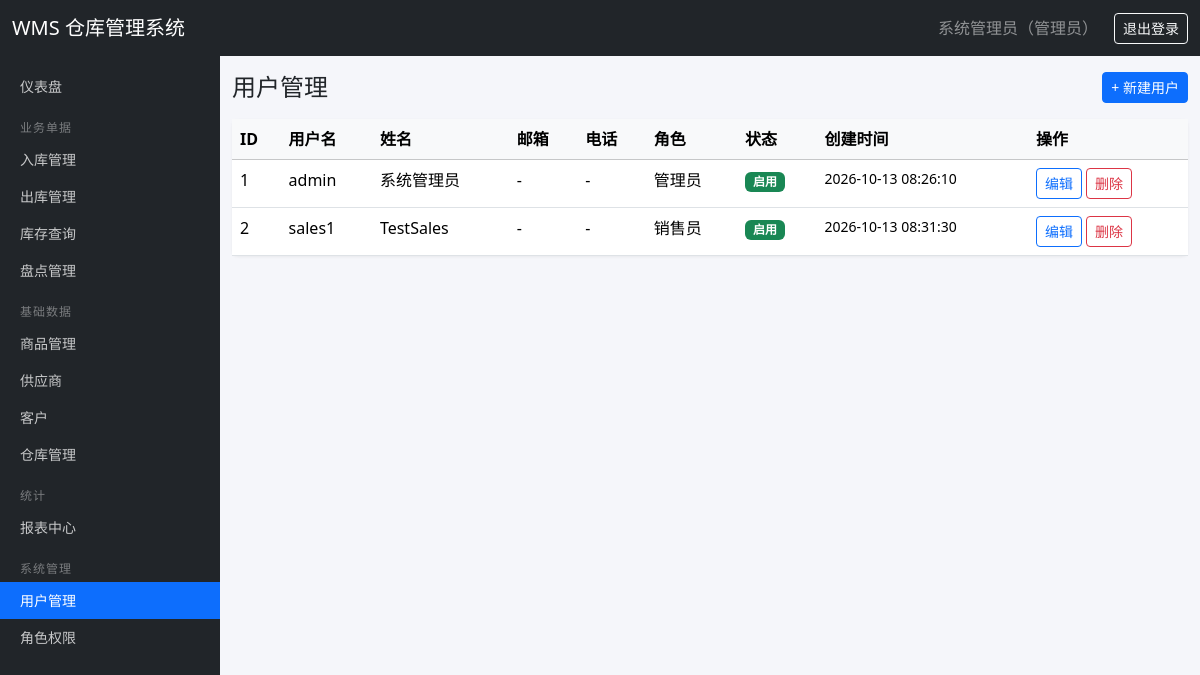
Page /users/ (signed in) on the committed database.
### tables this page shows
CREATE TABLE users (
    id INTEGER PRIMARY KEY AUTOINCREMENT,
    username TEXT UNIQUE NOT NULL,
    password_hash TEXT NOT NULL,
    real_name TEXT DEFAULT '',
    email TEXT DEFAULT '',
    phone TEXT DEFAULT '',
    is_active INTEGER DEFAULT 1,
    created_at TEXT DEFAULT (datetime('now', 'localtime'))
);

CREATE TABLE roles (
    id INTEGER PRIMARY KEY AUTOINCREMENT,
    name TEXT UNIQUE NOT NULL,
    description TEXT DEFAULT '',
    created_at TEXT DEFAULT (datetime('now', 'localtime'))
);

### routes/user.py (the view)
@bp.route('/')
@permission_required('user:view')
def index():
    users = get_db().execute(
        '''SELECT u.*, GROUP_CONCAT(r.name, '、') AS role_names
           FROM users u
           LEFT JOIN user_roles ur ON ur.user_id = u.id
           LEFT JOIN roles r ON r.id = ur.role_id
           GROUP BY u.id ORDER BY u.id''').fetchall()
    return render_template('users.html', users=users)

### auth.py (called while the page is built)
def load_user_permissions(user_id):
    rows = get_db().execute(
        '''SELECT DISTINCT p.code FROM permissions p
           JOIN role_permissions rp ON rp.permission_id = p.id
           JOIN user_roles ur ON ur.role_id = rp.role_id
           WHERE ur.user_id = ?''', (user_id,)).fetchall()
    return {r['code'] for r in rows}

@login_manager.user_loader
def load_user(user_id):
    row = get_db().execute('SELECT * FROM users WHERE id = ?', (user_id,)).fetchone()
    if row is None or not row['is_active']:
        return None
    return User(row, load_user_permissions(row['id']))

def permission_required(code):
    def decorator(view):
        @wraps(view)
        def wrapped(*args, **kwargs):
            if not current_user.is_authenticated:
                return login_manager.unauthorized()
            if not current_user.has_perm(code):
                abort(403)
            return view(*args, **kwargs)
        return wrapped
    return decorator

    @property
    def is_active(self):
        return self._active

    def has_perm(self, code):
        return code in self.permissions

    def role_names(self):
        rows = get_db().execute(
            '''SELECT r.name FROM roles r
               JOIN user_roles ur ON ur.role_id = r.id
               WHERE ur.user_id = ?''', (self.id,)).fetchall()
        return '、'.join(r['name'] for r in rows) or '未分配角色'

### db.py (called while the page is built)
def get_db():
    if 'db' not in g:
        g.db = sqlite3.connect(current_app.config['DATABASE'])
        g.db.row_factory = sqlite3.Row
        g.db.execute('PRAGMA foreign_keys = ON')
    return g.db

### templates/users.html (shortened to what this page needs)
{% extends 'base.html' %}
{% block content %}
<div class="d-flex justify-content-between align-items-center mb-3">
  <h4 class="mb-0">用户管理</h4>
  {% if current_user.has_perm('user:create') %}
  <a href="{{ url_for('user.create') }}" class="btn btn-primary btn-sm">+ 新建用户</a>
  {% endif %}
</div>
<div class="card">
  <div class="card-body p-0">
    <table class="table table-hover mb-0">
      <thead class="table-light">
        <tr><th>ID</th><th>用户名</th><th>姓名</th><th>邮箱</th><th>电话</th><th>角色</th><th>状态</th><th>创建时间</th><th>操作</th></tr>
      </thead>
      <tbody>
        {% for u in users %}
        <tr>
          <td>{{ u['id'] }}</td>
          <td>{{ u['username'] }}</td>
          <td>{{ u['real_name'] }}</td>
          <td>{{ u['email'] or '-' }}</td>
          <td>{{ u['phone'] or '-' }}</td>
          <td>{{ u['role_names'] or '未分配' }}</td>
          <td>
            {% if u['is_active'] %}<span class="badge bg-success">启用</span>
            {% else %}<span class="badge bg-secondary">禁用</span>{% endif %}
          </td>
          <td class="small">{{ u['created_at'] }}</td>
          <td class="text-nowrap">
            {% if current_user.has_perm('user:edit') %}
            <a href="{{ url_for('user.edit', uid=u['id']) }}" class="btn btn-sm btn-outline-primary">编辑</a>
            {% endif %}
            {% if current_user.has_perm('user:delete') %}
            <form method="post" action="{{ url_for('user.delete', uid=u['id']) }}" class="d-inline" onsubmit="return confirmDelete('确认删除用户 {{ u['username'] }}？')">
              <button type="submit" class="btn btn-sm btn-outline-danger">删除</button>
            </form>
            {% endif %}
          </td>
        </tr>
        {% endfor %}
      </tbody>
    </table>
  </div>
</div>
{% endblock %}

### templates/base.html (shortened to what this page needs)
<!doctype html>
<html lang="zh-CN">
<head>
  <link href="https://cdn.jsdelivr.net/npm/bootstrap@5.3.3/dist/css/bootstrap.min.css" rel="stylesheet">
  <link rel="stylesheet" href="{{ url_for('static', filename='css/style.css') }}">
</head>
<body>
<nav class="navbar navbar-dark bg-dark fixed-top">
  <div class="container-fluid">
    <a class="navbar-brand" href="{{ url_for('dashboard.index') }}">WMS 仓库管理系统</a>
    <div class="d-flex align-items-center text-white-50">
      {% if current_user.is_authenticated %}
        <span class="me-3">{{ current_user.real_name or current_user.username }}（{{ current_user.role_names() }}）</span>
        <a class="btn btn-sm btn-outline-light" href="{{ url_for('auth.logout') }}">退出登录</a>
      {% else %}
        <a class="btn btn-sm btn-outline-light" href="{{ url_for('auth.login') }}">登录</a>
      {% endif %}
    </div>
  </div>
</nav>
{% if current_user.is_authenticated %}
<nav class="sidebar">
  <ul class="nav flex-column">
    <li class="nav-item">
      <a class="nav-link {{ 'active' if request.blueprint == 'dashboard' }}" href="{{ url_for('dashboard.index') }}">仪表盘</a>
    </li>
    {% if current_user.has_perm('stock_in:view') or current_user.has_perm('stock_out:view') or current_user.has_perm('inventory:view') or current_user.has_perm('stock_check:view') %}
    <li class="menu-header">业务单据</li>
      {% if current_user.has_perm('stock_in:view') %}
      <li class="nav-item"><a class="nav-link {{ 'active' if request.blueprint == 'stock_in' }}" href="{{ url_for('stock_in.index') }}">入库管理</a></li>
      {% endif %}
      {% if current_user.has_perm('stock_out:view') %}
      <li class="nav-item"><a class="nav-link {{ 'active' if request.blueprint == 'stock_out' }}" href="{{ url_for('stock_out.index') }}">出库管理</a></li>
      {% endif %}
      {% if current_user.has_perm('inventory:view') %}
      <li class="nav-item"><a class="nav-link {{ 'active' if request.blueprint == 'inventory' }}" href="{{ url_for('inventory.index') }}">库存查询</a></li>
      {% endif %}
      {% if current_user.has_perm('stock_check:view') %}
      <li class="nav-item"><a class="nav-link {{ 'active' if request.blueprint == 'stock_check' }}" href="{{ url_for('stock_check.index') }}">盘点管理</a></li>
      {% endif %}
    {% endif %}
    {% if current_user.has_perm('product:view') or current_user.has_perm('supplier:view') or current_user.has_perm('customer:view') or current_user.has_perm('warehouse:view') %}
    <li class="menu-header">基础数据</li>
      {% if current_user.has_perm('product:view') %}
      <li class="nav-item"><a class="nav-link {{ 'active' if request.blueprint == 'product' }}" href="{{ url_for('product.index') }}">商品管理</a></li>
      {% endif %}
      {% if current_user.has_perm('supplier:view') %}
      <li class="nav-item"><a class="nav-link {{ 'active' if request.blueprint == 'supplier' }}" href="{{ url_for('supplier.index') }}">供应商</a></li>
      {% endif %}
      {% if current_user.has_perm('customer:view') %}
      <li class="nav-item"><a class="nav-link {{ 'active' if request.blueprint == 'customer' }}" href="{{ url_for('customer.index') }}">客户</a></li>
      {% endif %}
      {% if current_user.has_perm('warehouse:view') %}
      <li class="nav-item"><a class="nav-link {{ 'active' if request.blueprint == 'warehouse' }}" href="{{ url_for('warehouse.index') }}">仓库管理</a></li>
      {% endif %}
    {% endif %}
    {% if current_user.has_perm('report:view') %}
    <li class="menu-header">统计</li>
    <li class="nav-item"><a class="nav-link {{ 'active' if request.blueprint == 'report' }}" href="{{ url_for('report.index') }}">报表中心</a></li>
    {% endif %}
    {% if current_user.has_perm('user:view') or current_user.has_perm('role:view') %}
    <li class="menu-header">系统管理</li>
      {% if current_user.has_perm('user:view') %}
      <li class="nav-item"><a class="nav-link {{ 'active' if request.blueprint == 'user' }}" href="{{ url_for('user.index') }}">用户管理</a></li>
      {% endif %}
      {% if current_user.has_perm('role:view') %}
      <li class="nav-item"><a class="nav-link {{ 'active' if request.blueprint == 'role' }}" href="{{ url_for('role.index') }}">角色权限</a></li>
      {% endif %}
    {% endif %}
  </ul>
</nav>
{% endif %}
<main class="{{ 'with-sidebar' if current_user.is_authenticated else 'no-sidebar' }}">
  <div class="container-fluid py-3">
    {% block content %}{% endblock %}
  </div>
</main>
</body>
</html>

### static/css/style.css (style rules this page uses)
body { padding-top: 56px; background-color: #f5f6fa; }
.sidebar { position: fixed; top: 56px; left: 0; bottom: 0; width: 220px; background: #212529; overflow-y: auto; padding: 12px 0; z-index: 1000; }
.sidebar .nav-link { color: rgba(255, 255, 255, 0.75); padding: 8px 20px; font-size: 14px; }
.sidebar .nav-link.active { color: #fff; background: #0d6efd; }
.sidebar .menu-header { color: rgba(255, 255, 255, 0.4); font-size: 12px; padding: 14px 20px 4px; text-transform: uppercase; letter-spacing: 1px; }
main.with-sidebar { margin-left: 220px; }
.card { border: none; box-shadow: 0 1px 3px rgba(0, 0, 0, 0.06); }

### rows in the picture
users: real_name "系统管理员", id "1", username "admin", email "-", phone "-", u "管理员", is_active "启用", created_at "2026-10-13 08:26:10"
roles: role_names "管理员"
users: id "2", username "sales1", real_name "TestSales", email "-", phone "-", u "销售员", is_active "启用", created_at "2026-10-13 08:31:30"
